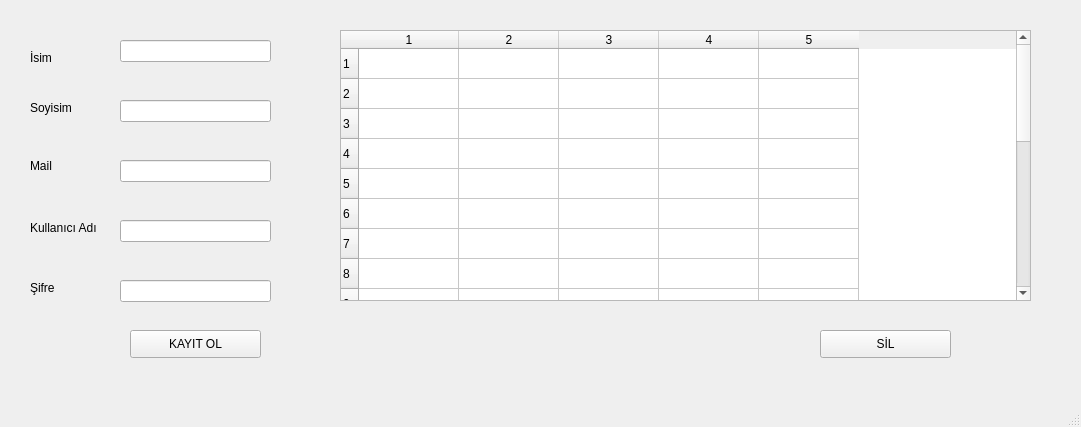
<?xml version="1.0" encoding="UTF-8"?>
<ui version="4.0">
 <class>MainWindow</class>
 <widget class="QMainWindow" name="MainWindow">
  <property name="geometry">
   <rect>
    <x>0</x>
    <y>0</y>
    <width>1081</width>
    <height>427</height>
   </rect>
  </property>
  <property name="windowTitle">
   <string>MainWindow</string>
  </property>
  <widget class="QWidget" name="centralwidget">
   <widget class="QPushButton" name="buton1">
    <property name="geometry">
     <rect>
      <x>130</x>
      <y>330</y>
      <width>131</width>
      <height>28</height>
     </rect>
    </property>
    <property name="text">
     <string>KAYIT OL</string>
    </property>
   </widget>
   <widget class="QLabel" name="label1">
    <property name="geometry">
     <rect>
      <x>30</x>
      <y>50</y>
      <width>55</width>
      <height>16</height>
     </rect>
    </property>
    <property name="text">
     <string>İsim</string>
    </property>
   </widget>
   <widget class="QLabel" name="label2">
    <property name="geometry">
     <rect>
      <x>30</x>
      <y>100</y>
      <width>55</width>
      <height>16</height>
     </rect>
    </property>
    <property name="text">
     <string>Soyisim</string>
    </property>
   </widget>
   <widget class="QLineEdit" name="line1">
    <property name="geometry">
     <rect>
      <x>120</x>
      <y>40</y>
      <width>151</width>
      <height>22</height>
     </rect>
    </property>
   </widget>
   <widget class="QLineEdit" name="line2">
    <property name="geometry">
     <rect>
      <x>120</x>
      <y>100</y>
      <width>151</width>
      <height>22</height>
     </rect>
    </property>
   </widget>
   <widget class="QLabel" name="label3">
    <property name="geometry">
     <rect>
      <x>30</x>
      <y>156</y>
      <width>71</width>
      <height>20</height>
     </rect>
    </property>
    <property name="text">
     <string>Mail</string>
    </property>
   </widget>
   <widget class="QLabel" name="label4">
    <property name="geometry">
     <rect>
      <x>30</x>
      <y>220</y>
      <width>81</width>
      <height>16</height>
     </rect>
    </property>
    <property name="text">
     <string>Kullanıcı Adı</string>
    </property>
   </widget>
   <widget class="QLineEdit" name="line4">
    <property name="geometry">
     <rect>
      <x>120</x>
      <y>220</y>
      <width>151</width>
      <height>22</height>
     </rect>
    </property>
   </widget>
   <widget class="QLineEdit" name="line3">
    <property name="geometry">
     <rect>
      <x>120</x>
      <y>160</y>
      <width>151</width>
      <height>22</height>
     </rect>
    </property>
   </widget>
   <widget class="QLabel" name="label5">
    <property name="geometry">
     <rect>
      <x>30</x>
      <y>280</y>
      <width>55</width>
      <height>16</height>
     </rect>
    </property>
    <property name="text">
     <string>Şifre</string>
    </property>
   </widget>
   <widget class="QLineEdit" name="line5">
    <property name="geometry">
     <rect>
      <x>120</x>
      <y>280</y>
      <width>151</width>
      <height>22</height>
     </rect>
    </property>
   </widget>
   <widget class="QTableWidget" name="tbl1">
    <property name="geometry">
     <rect>
      <x>340</x>
      <y>30</y>
      <width>691</width>
      <height>271</height>
     </rect>
    </property>
    <property name="rowCount">
     <number>20</number>
    </property>
    <property name="columnCount">
     <number>5</number>
    </property>
    <row/>
    <row/>
    <row/>
    <row/>
    <row/>
    <row/>
    <row/>
    <row/>
    <row/>
    <row/>
    <row/>
    <row/>
    <row/>
    <row/>
    <row/>
    <row/>
    <row/>
    <row/>
    <row/>
    <row/>
    <column/>
    <column/>
    <column/>
    <column/>
    <column/>
   </widget>
   <widget class="QPushButton" name="buton2">
    <property name="geometry">
     <rect>
      <x>820</x>
      <y>330</y>
      <width>131</width>
      <height>28</height>
     </rect>
    </property>
    <property name="text">
     <string>SİL</string>
    </property>
   </widget>
  </widget>
  <widget class="QMenuBar" name="menubar">
   <property name="geometry">
    <rect>
     <x>0</x>
     <y>0</y>
     <width>1081</width>
     <height>26</height>
    </rect>
   </property>
  </widget>
  <widget class="QStatusBar" name="statusbar"/>
 </widget>
 <resources/>
 <connections/>
</ui>
